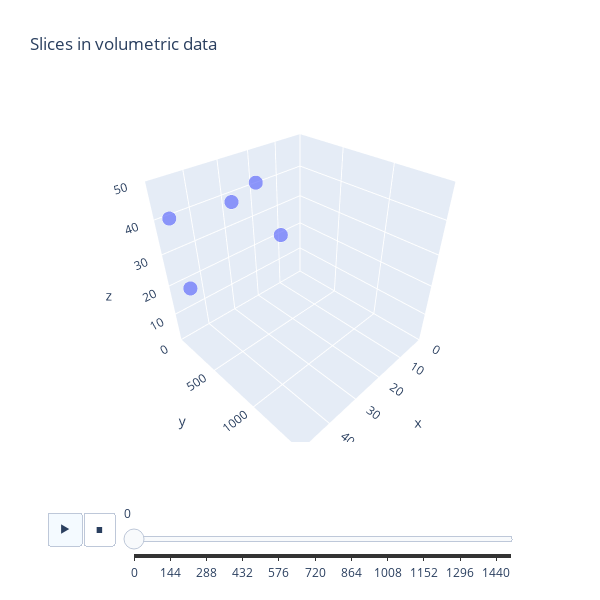

Notebook code cell kept with this figure:
### Code cell
fig = go.Figure(frames=[go.Frame(data=go.Scatter3d(
    z=dfs[k]['z'], x=dfs[k]['x'], y=dfs[k]['y'], mode='markers', marker=dict(size=dfs[k]["marker_size"]*10)
    #cmin=0, cmax=100
    ),
    name=str(k) # you need to name the frame for the animation to behave properly
    )
    for k in range(nframes)])

# Add data to be displayed before animation starts
fig.add_trace(go.Scatter3d(
    z=dfs[0]['z'], x=dfs[0]['x'], y=dfs[0]['y'], mode='markers',  marker=dict(size=dfs[0]["marker_size"]*10)
    #colorscale='Gray',
    ))


def frame_args(duration):
    return {
            "frame": {"duration": duration},
            "mode": "immediate",
            "fromcurrent": True,
            "transition": {"duration": duration, "easing": "linear"},
        }

sliders = [
            {
                "pad": {"b": 10, "t": 60},
                "len": 0.9,
                "x": 0.1,
                "y": 0,
                "steps": [
                    {
                        "args": [[f.name], frame_args(0)],
                        "label": str(k),
                        "method": "animate",
                    }
                    for k, f in enumerate(fig.frames)
                ],
            }
        ]

# Layout
if axis == 0:
    scene = dict(xaxis=dict(range=[0, nframes], autorange=False),
                yaxis=dict(range=[0, cube_shape[2]], autorange=False),
             zaxis=dict(range=[0, cube_shape[1]], autorange=False),
                    aspectratio=dict(x=1, y=1, z=1),
                    )
elif axis == 1:
    scene = dict(xaxis=dict(range=[0, cube_shape[0]], autorange=False),
            yaxis=dict(range=[0, nframes], autorange=False),
         zaxis=dict(range=[0, cube_shape[1]], autorange=False),
                aspectratio=dict(x=1, y=1, z=1),
                )
else:
    scene = dict(xaxis=dict(range=[0, cube_shape[0]], autorange=False),
        yaxis=dict(range=[0, cube_shape[2]], autorange=False),
     zaxis=dict(range=[0, nframes], autorange=False),
            aspectratio=dict(x=1, y=1, z=1),
            ) 
fig.update_layout(
         title='Slices in volumetric data',
         width=600,
         height=600,
         scene=scene,
         updatemenus = [
            {
                "buttons": [
                    {
                        "args": [None, frame_args(50)],
                        "label": "&#9654;", # play symbol
                        "method": "animate",
                    },
                    {
                        "args": [[None], frame_args(0)],
                        "label": "&#9724;", # pause symbol
                        "method": "animate",
                    },
                ],
                "direction": "left",
                "pad": {"r": 10, "t": 70},
                "type": "buttons",
                "x": 0.1,
                "y": 0,
            }
         ],
         sliders=sliders
)

fig.show()
